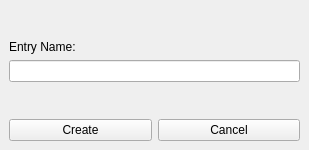
<?xml version="1.0" encoding="UTF-8"?>
<ui version="4.0">
 <class>newItem</class>
 <widget class="QMainWindow" name="newItem">
  <property name="windowModality">
   <enum>Qt::ApplicationModal</enum>
  </property>
  <property name="geometry">
   <rect>
    <x>0</x>
    <y>0</y>
    <width>309</width>
    <height>150</height>
   </rect>
  </property>
  <property name="sizePolicy">
   <sizepolicy hsizetype="Fixed" vsizetype="Fixed">
    <horstretch>0</horstretch>
    <verstretch>0</verstretch>
   </sizepolicy>
  </property>
  <property name="minimumSize">
   <size>
    <width>309</width>
    <height>150</height>
   </size>
  </property>
  <property name="maximumSize">
   <size>
    <width>309</width>
    <height>150</height>
   </size>
  </property>
  <property name="windowTitle">
   <string>New Item</string>
  </property>
  <widget class="QWidget" name="centralwidget">
   <layout class="QVBoxLayout" name="verticalLayout">
    <item>
     <spacer name="verticalSpacer">
      <property name="orientation">
       <enum>Qt::Vertical</enum>
      </property>
      <property name="sizeHint" stdset="0">
       <size>
        <width>20</width>
        <height>40</height>
       </size>
      </property>
     </spacer>
    </item>
    <item>
     <widget class="QLabel" name="lblEntry">
      <property name="text">
       <string>Entry Name:</string>
      </property>
     </widget>
    </item>
    <item>
     <widget class="QLineEdit" name="txtEntryName">
      <property name="maxLength">
       <number>60</number>
      </property>
     </widget>
    </item>
    <item>
     <spacer name="verticalSpacer_2">
      <property name="orientation">
       <enum>Qt::Vertical</enum>
      </property>
      <property name="sizeHint" stdset="0">
       <size>
        <width>20</width>
        <height>40</height>
       </size>
      </property>
     </spacer>
    </item>
    <item>
     <layout class="QHBoxLayout" name="horizontalLayout">
      <item>
       <widget class="QPushButton" name="btnCreate">
        <property name="text">
         <string>Create</string>
        </property>
       </widget>
      </item>
      <item>
       <widget class="QPushButton" name="btnCancel">
        <property name="text">
         <string>Cancel</string>
        </property>
       </widget>
      </item>
     </layout>
    </item>
   </layout>
  </widget>
 </widget>
 <resources/>
 <connections/>
</ui>
